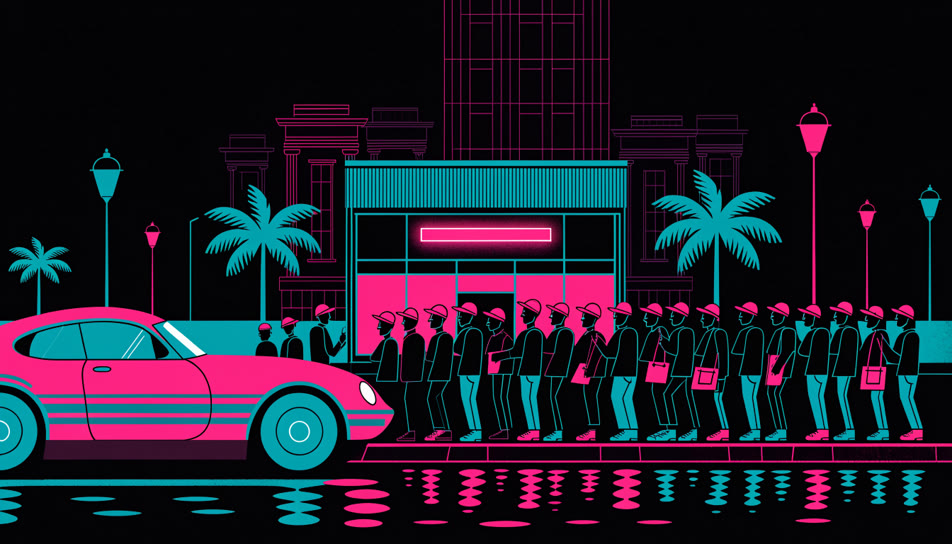
#> input picture assets/games.jpg, 952 x 544 px; its folder holds 3 pictures in this run
$ python draw.py
#> lines starting #> are read from the running program, lines starting #| are printed output that depends on the picture
import os
import sys
from PIL import Image, ImageDraw, ImageFont

WIDTH, HEIGHT = 1024, 1024

PAPER = (240, 242, 244)
CARD = (253, 254, 255)
INK = (24, 28, 34)
GREY = (100, 106, 112)
ACCENT = (52, 70, 92)
TEAL = (44, 96, 88)
NAVY = (30, 44, 66)
BORDER = (190, 198, 206)
DATE_CHECK_RED = (172, 62, 44)

CONT_COLOURS = {
    'Americas': (168, 62, 44),
    'Europe': (58, 84, 128),
    'Mideast': (186, 122, 38),
    'Africa': (122, 106, 52),
    'Asia': (116, 80, 148),
    'Oceania': (44, 124, 134)
}

FONT_DIR = "/usr/share/fonts/truetype/dejavu/"

def get_font(name, size):
    mapping = {
        "Sans-Bold": "DejaVuSans-Bold.ttf",
        "Sans": "DejaVuSans.ttf",
        "Serif-Bold": "DejaVuSerif-Bold.ttf",
        "Serif": "DejaVuSerif.ttf",
        "Serif-Italic": "DejaVuSerif-Italic.ttf"
    }
    path = os.path.join(FONT_DIR, mapping.get(name, "DejaVuSans.ttf"))
    if not os.path.exists(path):
        path = os.path.join(FONT_DIR, "DejaVuSerif.ttf")
    return ImageFont.truetype(path, size)

def wrap(text, font, max_width):
    words = text.split()
    lines = []
    current_line = []
    for word in words:
        test_line = " ".join(current_line + [word])
        if font.getlength(test_line) <= max_width:
            current_line.append(word)
        else:
            if current_line:
                lines.append(" ".join(current_line))
                current_line = [word]
            else:
                lines.append(word)
                current_line = []
    if current_line:
        lines.append(" ".join(current_line))
    return lines

def block(draw, x, y, w, text, font, line_height, max_y, fill=INK):
    lines = wrap(text, font, w)
    clip_failed = 0
    for line in lines:
        if y + line_height > max_y:
            clip_failed += 1
            break
        draw.text((x, y), line, fill=fill, font=font)
        y += line_height
    return y, clip_failed

def chip(draw, cx, cy, r, n, fill=ACCENT):
    draw.ellipse((cx-r, cy-r, cx+r, cy+r), fill=fill)
    f = get_font("Sans-Bold", max(8, int(1.12*r)))
    draw.text((cx, cy), str(n), fill="white", font=f, anchor="mm")

def mute(col):
    return tuple(int(c + (PAPER[i] - c) * 0.52) for i, c in enumerate(col))

# World map mask data
MAP_SPANS = {
    1: [(8,11), (27,30), (48,50), (59,61)],
    2: [(1,6), (9,23), (26,31), (44,70)],
    3: [(1,7), (8,25), (27,31), (38,70)],
    4: [(2,8), (9,26), (28,30), (37,70)],
    5: [(3,8), (10,26), (31,31), (37,70)],
    6: [(5,8), (11,25), (32,33), (34,70)],
    7: [(10,24), (32,32), (33,69)],
    8: [(10,23), (32,45), (46,66)],
    9: [(10,23), (33,44), (45,66)],
    10: [(10,23), (33,43), (44,63)],
    11: [(10,22), (32,38), (39,47), (48,64)],
    12: [(11,21), (33,53), (55,62)],
    13: [(11,17), (33,48), (49,53), (54,60)],
    14: [(13,16), (33,45), (49,52), (55,60)],
    15: [(11,11), (34,45), (50,51), (56,58)],
    16: [(34,44), (46,47), (56,58), (60,61)],
    17: [(34,45), (56,62)],
    18: [(35,45), (58,63)],
    19: [(17,22), (35,45), (58,64)],
    20: [(17,23), (37,44), (60,66)],
    21: [(18,23), (38,44), (64,68)],
    22: [(18,24), (38,44), (60,67)],
    23: [(18,24), (39,44), (46,46), (60,68)],
    24: [(18,24), (39,44), (46,46), (59,68)],
    25: [(18,23), (39,44), (46,46), (59,67)],
    26: [(18,23), (40,44), (60,66)],
    27: [(18,22), (40,43), (61,65)],
    28: [(18,22), (40,43), (61,65), (71,71)],
    29: [(19,21), (40,42), (62,64)],
    30: [(19,21), (40,42), (62,63), (71,72)],
    31: [(19,20), (63,63)],
    32: [(19,20), (70,71)],
    33: [(19,19)],
    34: [(19,19)],
    35: [(19,19)],
    36: [(19,19)]
}

def get_continent(lon, lat):
    if lon < -30:
        return 'Americas'
    if lon >= 112 and lat < -11:
        return 'Oceania'
    if lon >= 52:
        return 'Asia'
    if lat >= 42:
        return 'Europe'
    if lon >= 20 and lat >= 12:
        return 'Mideast'
    if lat >= 35:
        return 'Europe'
    return 'Africa'

def draw_scene_strip(draw, x, y, w, h, kind, fig_text=None):
    draw.rectangle((x, y, x+w, y+h), fill=(230, 235, 240))
    if kind == 'tanker':
        # Ship hull and flame
        draw.polygon([(x+20, y+h-8), (x+w-20, y+h-8), (x+w-30, y+h-18), (x+30, y+h-18)], fill=INK)
        draw.ellipse((x+w/2-6, y+8, x+w/2+6, y+24), fill=(220, 100, 30))
    elif kind == 'bridge':
        # Bridge pylons and broken span
        draw.rectangle((x+30, y+10, x+40, y+h-4), fill=GREY)
        draw.rectangle((x+w-40, y+10, x+w-30, y+h-4), fill=GREY)
        draw.line((x+35, y+15, x+w/2-10, y+20), fill=INK, width=3)
        draw.line((x+w/2+10, y+20, x+w-35, y+15), fill=DATE_CHECK_RED, width=3)
    elif kind == 'lockdown':
        # Shutter lines and lock
        for yy in range(y+6, y+h-4, 6):
            draw.line((x+10, yy, x+w-10, yy), fill=GREY, width=1)
        draw.rectangle((x+w/2-8, y+h/2-8, x+w/2+8, y+h/2+8), fill=(180, 150, 50))
    elif kind == 'climate':
        # Globe circle
        draw.ellipse((x+w/2-14, y+4, x+w/2+14, y+32), outline=TEAL, width=2)
        draw.arc((x+w/2-14, y+4, x+w/2+14, y+32), 0, 360, fill=TEAL)
    elif kind == 'exam':
        # Paper and phone crossed out
        draw.rectangle((x+25, y+6, x+w-25, y+h-6), outline=INK, fill="white")
        draw.line((x+35, y+14, x+w-35, y+14), fill=GREY, width=2)
        draw.line((x+35, y+22, x+w-50, y+22), fill=GREY, width=2)
        draw.line((x+20, y+4, x+w-20, y+h-4), fill=DATE_CHECK_RED, width=2)
    elif kind == 'markets':
        # Falling polyline
        draw.line([(x+15, y+10), (x+60, y+20), (x+110, y+15), (x+w-15, y+h-8)], fill=DATE_CHECK_RED, width=2)
    elif kind == 'ipo':
        # Large $83
        f = get_font("Sans-Bold", 20)
        draw.text((x+15, y+6), "$83", fill=ACCENT, font=f)
    elif kind == 'jobs':
        # Briefcase
        draw.rectangle((x+w/2-14, y+12, x+w/2+14, y+30), fill=ACCENT, outline=INK)
        draw.arc((x+w/2-6, y+4, x+w/2+6, y+14), 180, 360, fill=INK, width=2)
    elif kind == 'claims':
        # Rising polyline
        draw.line([(x+15, y+h-10), (x+60, y+22), (x+110, y+15), (x+w-15, y+8)], fill=(200, 120, 30), width=2)
    elif kind == 'cyclone':
        # Spiral arcs
        cx_s, cy_s = x + w/2, y + h/2
        draw.arc((cx_s-12, cy_s-12, cx_s+12, cy_s+12), 0, 270, fill=TEAL, width=2)
        draw.arc((cx_s-20, cy_s-20, cx_s+20, cy_s+20), 45, 315, fill=TEAL, width=2)
    elif kind == 'diploma':
        # Diploma scroll
        draw.rectangle((x+30, y+10, x+w-30, y+24), fill="white", outline=INK)
        draw.ellipse((x+w/2-6, y+12, x+w/2+6, y+22), fill=DATE_CHECK_RED)
    elif kind == 'storm':
        # Cloud and rain
        draw.ellipse((x+30, y+6, x+w-30, y+22), fill=GREY)
        for xx in range(x+40, x+w-30, 12):
            draw.line((xx, y+24, xx-4, y+h-4), fill=ACCENT, width=2)
    else:
        draw.rectangle((x+10, y+6, x+w-10, y+h-6), fill=GREY)

    if fig_text:
        f_fig = get_font("Sans-Bold", 14)
        draw.text((x+w-12, y+18), fig_text, fill=INK, font=f_fig, anchor="rm")

def draw_page():
    img = Image.new("RGB", (WIDTH, HEIGHT), PAPER)
    draw = ImageDraw.Draw(img)

    drawn_stories = set()
    pasted_kinds = set()
    clip_failures = 0

    # 1. MASTHEAD (V3 Redesign: Eyebrow, largest title, dek)
    draw.text((24, 8), "THE WORLD IN ONE DAY · THE DAILY ATLAS", fill=ACCENT, font=get_font("Sans-Bold", 11))
    draw.text((1000, 8), "33 STORIES · ONE PAGE", fill=INK, font=get_font("Sans-Bold", 11), anchor="ra")

    display_date = "Thursday 19 November 2026"
    f_title = get_font("Serif-Bold", 58)
    draw.text((512, 28), display_date, fill=INK, font=f_title, anchor="ma")

    dek_text = "Trump, Xi and Putin share one table · The World Court finds genocide in Myanmar · A 13-year wait for a game ends"
    draw.text((512, 94), dek_text, fill=GREY, font=get_font("Sans", 10.5), anchor="ma")

    draw.line((24, 110, 1000, 110), fill=ACCENT, width=3)
    draw.line((24, 115, 1000, 115), fill=ACCENT, width=1)

    # 2. REGION BAR
    bar_y = 120
    region_data = [
        ("ASIA", 11, CONT_COLOURS['Asia']),
        ("MIDDLE EAST", 5, CONT_COLOURS['Mideast']),
        ("EUROPE", 6, CONT_COLOURS['Europe']),
        ("AFRICA", 1, CONT_COLOURS['Africa']),
        ("AMERICAS", 8, CONT_COLOURS['Americas']),
        ("OCEANIA", 2, CONT_COLOURS['Oceania'])
    ]
    total_w = 1000 - 24
    seg_w = total_w / 6.0
    for i, (name, count, col) in enumerate(region_data):
        x1 = 24 + int(i * seg_w)
        x2 = 24 + int((i + 1) * seg_w) - 2
        draw.rectangle((x1, bar_y, x2, bar_y+26), fill=col)
        draw.text(((x1+x2)/2, bar_y+13), f"{name} {count}", fill="white", font=get_font("Sans-Bold", 11.5), anchor="mm")

    # 3. STAT STRIP
    stat_y = bar_y + 32
    stat_data = [
        ("3", "presidents at one table"),
        ("9–6", "the genocide ruling"),
        ("$81.3bn", "Anthropic's record IPO"),
        ("551,864", "S. Korea's exam sitters"),
        ("−1.95%", "Hang Seng close"),
        ("589M", "children in war zones")
    ]
    stat_w = total_w / 6.0
    for i, (fig, cap) in enumerate(stat_data):
        x1 = 24 + int(i * stat_w)
        x2 = 24 + int((i + 1) * stat_w) - 2
        draw.rectangle((x1, stat_y, x2, stat_y+48), fill=CARD, outline=BORDER)
        draw.text(((x1+x2)/2, stat_y+14), fig, fill=INK, font=get_font("Sans-Bold", 15), anchor="mm")
        draw.text(((x1+x2)/2, stat_y+36), cap, fill=GREY, font=get_font("Sans", 8.5), anchor="mm")

    # 4. FEATURED TILES (3)
    feat_y = stat_y + 56
    feat_data = [
        # Story 3 (GTA VI) first, Story 1 (Shenzhen) second, Story 2 (ICJ) third
        {
            "id": 3, "kind": "games",
            "kick": "GAMES · LAUNCH DAY", "tag": "13 YEARS AFTER GTA V", "tag_col": (16, 22, 34),
            "chip": "CONFIRMED · SENSOR TOWER",
            "head": "GTA VI is out: launch day lands",
            "summ": "Midnight launch on PS5 and Xbox; ~17M copies and $1.65B in pre-sales estimated; 212 GB install."
        },
        {
            "id": 1, "kind": "summit",
            "kick": "CHINA · APEC SUMMIT", "tag": "FIRST-EVER TRILATERAL", "tag_col": NAVY,
            "chip": "CONFIRMED · REUTERS/AP",
            "head": "Trump, Xi, Putin: first three-way summit",
            "summ": "90 minutes in Shenzhen; a joint declaration on nuclear-risk dialogue, UN reform and oil supply."
        },
        {
            "id": 2, "kind": "court",
            "kick": "THE HAGUE · WORLD COURT", "tag": "ROHINGYA JUDGMENT", "tag_col": ACCENT,
            "chip": "CONFIRMED · ICJ",
            "head": "ICJ: Myanmar committed genocide",
            "summ": "A 9-6 ruling - the first time the Court has found a state responsible for genocide. Reparations ordered."
        }
    ]

    card_w = 317
    card_gap = 13
    for i, item in enumerate(feat_data):
        x = 24 + i * (card_w + card_gap)
        y = feat_y
        draw.rectangle((x, y, x+card_w, y+162), fill=CARD, outline=BORDER)
        drawn_stories.add(item["id"])

        # Paste artwork across top 74px
        art_path = f"assets/{item['kind']}.jpg"
        if os.path.exists(art_path):
            try:
                art_img = Image.open(art_path)
#> art_img is the input picture: PIL image 952x544 RGB; mean R, G, B 30.8, 27.7, 41.6
                # Center crop to 317:74 ratio
                aw, ah = art_img.size
                target_ratio = card_w / 74.0
                curr_ratio = aw / ah
                if curr_ratio > target_ratio:
                    new_w = int(ah * target_ratio)
                    left = (aw - new_w) // 2
                    art_img = art_img.crop((left, 0, left + new_w, ah))
                else:
                    new_h = int(aw / target_ratio)
                    top = (ah - new_h) // 2
                    art_img = art_img.crop((0, top, aw, top + new_h))
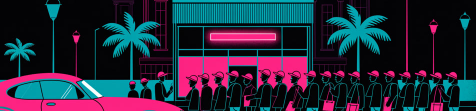
#> art_img: PIL image 952x222 RGB (shown at 1/2 size); mean R, G, B 40.8, 40.2, 57.9
                art_img = art_img.resize((card_w, 74), Image.Resampling.LANCZOS)
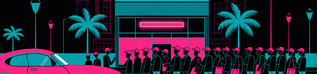
#> art_img: PIL image 317x74 RGB; mean R, G, B 40.9, 40.7, 58.4
                img.paste(art_img, (x, y))
                pasted_kinds.add(item['kind'])
            except Exception as e:
                print(f"Error loading {art_path}: {e}")

        # Tag bar from y+48 to y+74
        tag_y1 = y + 48
        tag_y2 = y + 74
        draw.rectangle((x, tag_y1, x+card_w, tag_y2), fill=item['tag_col'])
        draw.rectangle((x, tag_y1, x+5, tag_y2), fill=ACCENT if item['tag_col'] != ACCENT else INK)
        draw.text((x+14, (tag_y1+tag_y2)/2), item['tag'], fill="white", font=get_font("Sans-Bold", 11), anchor="lm")

        # Number chip & kicker
        chip(draw, x+16, y+86, 9.5, item["id"], ACCENT)
#> (the rest of the program and of its run is left out)
